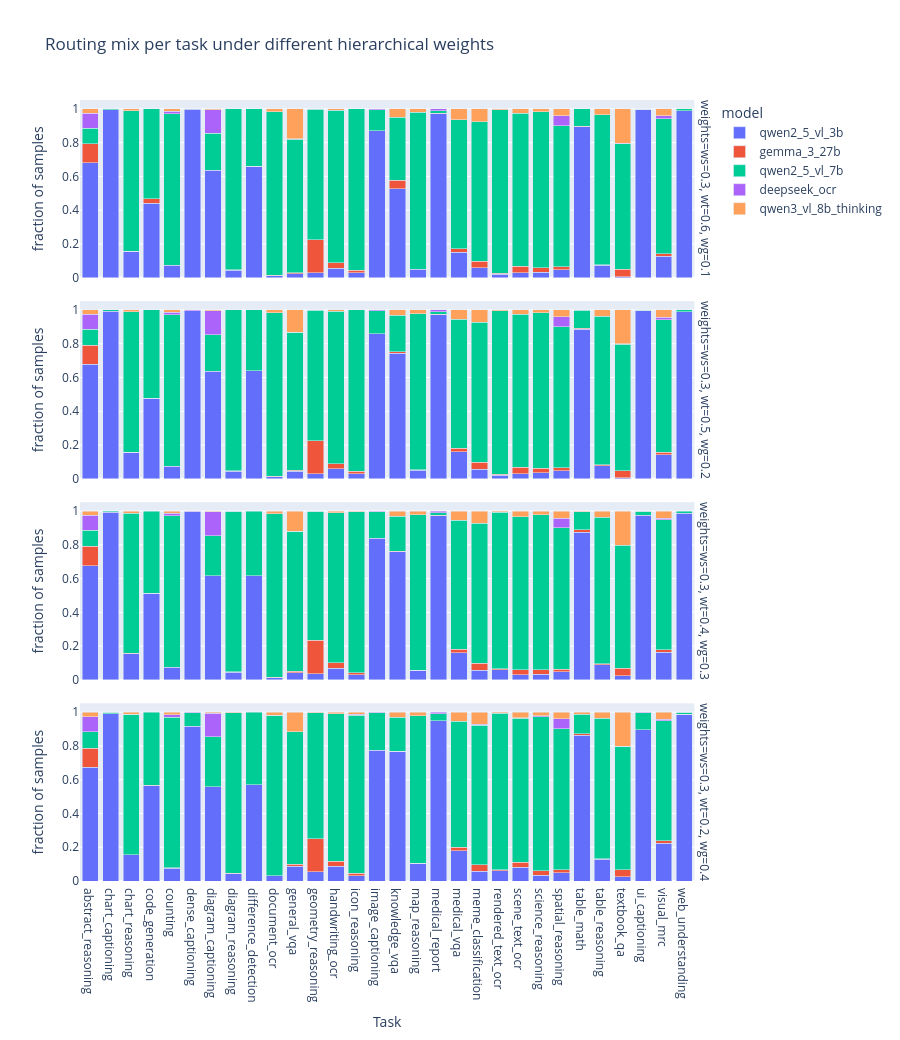

This figure's notebook cell:
### Code cell
# ----- 4. Plot: stacked bars per task, with facets for each weight combo -----
fig = px.bar(
    routing_compare,
    x="router_task",
    y="fraction",
    color="model",
    facet_row="weights",
    barmode="stack",
    title="Routing mix per task under different hierarchical weights",
    labels={"fraction": "fraction of samples", "router_task": "Task"},
)

fig.update_layout(height=max(400, 260 * len(weight_settings)), showlegend=True)
fig.show()

# Optional: table view of the same data
display(routing_compare.head())

### Figure 1 — Plotly figure (JSON) as saved in the notebook; plotly's stock layout.template omitted (floating-point values rounded to 4 significant figures)
{"data": [{"hovertemplate": "model=qwen2_5_vl_3b<br>weights=ws=0.3, wt=0.6, wg=0.1<br>Task=%{x}<br>fraction of samples=%{y}<extra></extra>", "legendgroup": "qwen2_5_vl_3b", "marker": {"color": "#636efa", "pattern": {"shape": ""}}, "name": "qwen2_5_vl_3b", "orientation": "v", "showlegend": true, "textposition": "auto", "type": "bar", "x": ["abstract_reasoning", "chart_captioning", "chart_reasoning", "code_generation", "counting", "dense_captioning", "diagram_captioning", "diagram_reasoning", "difference_detection", "document_ocr", "general_vqa", "geometry_reasoning", "handwriting_ocr", "icon_reasoning", "image_captioning", "knowledge_vqa", "map_reasoning", "medical_report", "medical_vqa", "meme_classification", "rendered_text_ocr", "scene_text_ocr", "science_reasoning", "spatial_reasoning", "table_math", "table_reasoning", "textbook_qa", "ui_captioning", "visual_mrc", "web_understanding"], "xaxis": "x4", "y": [0.6795, 0.9943, 0.1563, 0.4423, 0.07431, 0.9965, 0.6359, 0.04433, 0.6595, 0.01205, 0.02206, 0.02793, 0.05702, 0.02998, 0.8707, 0.5274, 0.04965, 0.9714, 0.1512, 0.05795, 0.02025, 0.02859, 0.03196, 0.04748, 0.8951, 0.07316, 0.005714, 0.9972, 0.1264, 0.9881], "yaxis": "y4"}, {"hovertemplate": "model=qwen2_5_vl_3b<br>weights=ws=0.3, wt=0.5, wg=0.2<br>Task=%{x}<br>fraction of samples=%{y}<extra></extra>", "legendgroup": "qwen2_5_vl_3b", "marker": {"color": "#636efa", "pattern": {"shape": ""}}, "name": "qwen2_5_vl_3b", "orientation": "v", "showlegend": false, "textposition": "auto", "type": "bar", "x": ["abstract_reasoning", "chart_captioning", "chart_reasoning", "code_generation", "counting", "dense_captioning", "diagram_captioning", "diagram_reasoning", "difference_detection", "document_ocr", "general_vqa", "geometry_reasoning", "handwriting_ocr", "icon_reasoning", "image_captioning", "knowledge_vqa", "map_reasoning", "medical_report", "medical_vqa", "meme_classification", "rendered_text_ocr", "scene_text_ocr", "science_reasoning", "spatial_reasoning", "table_math", "table_reasoning", "textbook_qa", "ui_captioning", "visual_mrc", "web_understanding"], "xaxis": "x3", "y": [0.6774, 0.9932, 0.1563, 0.4771, 0.07431, 0.9965, 0.6359, 0.04433, 0.6409, 0.01254, 0.04317, 0.0297, 0.05987, 0.02998, 0.8582, 0.7438, 0.05175, 0.9721, 0.161, 0.05795, 0.02169, 0.0293, 0.0348, 0.04748, 0.887, 0.07825, 0.005714, 0.9943, 0.1415, 0.9881], "yaxis": "y3"}, {"hovertemplate": "model=qwen2_5_vl_3b<br>weights=ws=0.3, wt=0.4, wg=0.3<br>Task=%{x}<br>fraction of samples=%{y}<extra></extra>", "legendgroup": "qwen2_5_vl_3b", "marker": {"color": "#636efa", "pattern": {"shape": ""}}, "name": "qwen2_5_vl_3b", "orientation": "v", "showlegend": false, "textposition": "auto", "type": "bar", "x": ["abstract_reasoning", "chart_captioning", "chart_reasoning", "code_generation", "counting", "dense_captioning", "diagram_captioning", "diagram_reasoning", "difference_detection", "document_ocr", "general_vqa", "geometry_reasoning", "handwriting_ocr", "icon_reasoning", "image_captioning", "knowledge_vqa", "map_reasoning", "medical_report", "medical_vqa", "meme_classification", "rendered_text_ocr", "scene_text_ocr", "science_reasoning", "spatial_reasoning", "table_math", "table_reasoning", "textbook_qa", "ui_captioning", "visual_mrc", "web_understanding"], "xaxis": "x2", "y": [0.6774, 0.9921, 0.1563, 0.5118, 0.07431, 0.9965, 0.6165, 0.04433, 0.618, 0.01302, 0.04365, 0.03723, 0.06985, 0.02998, 0.8388, 0.7601, 0.05594, 0.9735, 0.161, 0.05795, 0.06146, 0.03071, 0.0348, 0.04748, 0.8749, 0.09035, 0.02476, 0.9767, 0.1632, 0.9881], "yaxis": "y2"}, {"hovertemplate": "model=qwen2_5_vl_3b<br>weights=ws=0.3, wt=0.2, wg=0.4<br>Task=%{x}<br>fraction of samples=%{y}<extra></extra>", "legendgroup": "qwen2_5_vl_3b", "marker": {"color": "#636efa", "pattern": {"shape": ""}}, "name": "qwen2_5_vl_3b", "orientation": "v", "showlegend": false, "textposition": "auto", "type": "bar", "x": ["abstract_reasoning", "chart_captioning", "chart_reasoning", "code_generation", "counting", "dense_captioning", "diagram_captioning", "diagram_reasoning", "difference_detection", "document_ocr", "general_vqa", "geometry_reasoning", "handwriting_ocr", "icon_reasoning", "image_captioning", "knowledge_vqa", "map_reasoning", "medical_report", "medical_vqa", "meme_classification", "rendered_text_ocr", "scene_text_ocr", "science_reasoning", "spatial_reasoning", "table_math", "table_reasoning", "textbook_qa", "ui_captioning", "visual_mrc", "web_understanding"], "xaxis": "x", "y": [0.6738, 0.9918, 0.1563, 0.5651, 0.07431, 0.9177, 0.5583, 0.04433, 0.5708, 0.02965, 0.08873, 0.05629, 0.08624, 0.02998, 0.7755, 0.7673, 0.1042, 0.9485, 0.1805, 0.05795, 0.06218, 0.08295, 0.0348, 0.04748, 0.8621, 0.1288, 0.02476, 0.8975, 0.2245, 0.9867], "yaxis": "y"}, {"hovertemplate": "model=gemma_3_27b<br>weights=ws=0.3, wt=0.6, wg=0.1<br>Task=%{x}<br>fraction of samples=%{y}<extra></extra>", "legendgroup": "gemma_3_27b", "marker": {"color": "#EF553B", "pattern": {"shape": ""}}, "name": "gemma_3_27b", "orientation": "v", "showlegend": true, "textposition": "auto", "type": "bar", "x": ["abstract_reasoning", "chart_reasoning", "code_generation", "diagram_reasoning", "difference_detection", "document_ocr", "general_vqa", "geometry_reasoning", "handwriting_ocr", "icon_reasoning", "knowledge_vqa", "medical_report", "medical_vqa", "meme_classification", "rendered_text_ocr", "scene_text_ocr", "science_reasoning", "spatial_reasoning", "table_math", "table_reasoning", "textbook_qa", "visual_mrc"], "xaxis": "x4", "y": [0.1142, 0.0003642, 0.02441, 0.002815, 0.0007153, 0.001205, 0.008153, 0.1968, 0.03065, 0.01356, 0.05125, 0.002146, 0.01951, 0.03958, 0.005061, 0.03953, 0.02628, 0.01646, 0.001777, 0.004031, 0.04286, 0.01516], "yaxis": "y4"}, {"hovertemplate": "model=gemma_3_27b<br>weights=ws=0.3, wt=0.5, wg=0.2<br>Task=%{x}<br>fraction of samples=%{y}<extra></extra>", "legendgroup": "gemma_3_27b", "marker": {"color": "#EF553B", "pattern": {"shape": ""}}, "name": "gemma_3_27b", "orientation": "v", "showlegend": false, "textposition": "auto", "type": "bar", "x": ["abstract_reasoning", "chart_reasoning", "code_generation", "diagram_reasoning", "document_ocr", "general_vqa", "geometry_reasoning", "handwriting_ocr", "icon_reasoning", "knowledge_vqa", "map_reasoning", "medical_report", "medical_vqa", "meme_classification", "rendered_text_ocr", "scene_text_ocr", "science_reasoning", "spatial_reasoning", "table_math", "table_reasoning", "textbook_qa", "visual_mrc"], "xaxis": "x3", "y": [0.1135, 0.0003642, 0.001479, 0.002815, 0.001205, 0.008153, 0.1968, 0.03065, 0.01356, 0.008541, 0.0006993, 0.002146, 0.01951, 0.03958, 0.005061, 0.03918, 0.02628, 0.01646, 0.006043, 0.004268, 0.04286, 0.01516], "yaxis": "y3"}, {"hovertemplate": "model=gemma_3_27b<br>weights=ws=0.3, wt=0.4, wg=0.3<br>Task=%{x}<br>fraction of samples=%{y}<extra></extra>", "legendgroup": "gemma_3_27b", "marker": {"color": "#EF553B", "pattern": {"shape": ""}}, "name": "gemma_3_27b", "orientation": "v", "showlegend": false, "textposition": "auto", "type": "bar", "x": ["abstract_reasoning", "chart_reasoning", "code_generation", "diagram_reasoning", "document_ocr", "general_vqa", "geometry_reasoning", "handwriting_ocr", "icon_reasoning", "knowledge_vqa", "map_reasoning", "medical_report", "medical_vqa", "meme_classification", "rendered_text_ocr", "scene_text_ocr", "science_reasoning", "spatial_reasoning", "table_math", "table_reasoning", "textbook_qa", "visual_mrc"], "xaxis": "x2", "y": [0.1135, 0.0003642, 0.001479, 0.002815, 0.001446, 0.008873, 0.1968, 0.03065, 0.01356, 0.002135, 0.002098, 0.001431, 0.01951, 0.03958, 0.005061, 0.0293, 0.02628, 0.01646, 0.01351, 0.004268, 0.04286, 0.01516], "yaxis": "y2"}, {"hovertemplate": "model=gemma_3_27b<br>weights=ws=0.3, wt=0.2, wg=0.4<br>Task=%{x}<br>fraction of samples=%{y}<extra></extra>", "legendgroup": "gemma_3_27b", "marker": {"color": "#EF553B", "pattern": {"shape": ""}}, "name": "gemma_3_27b", "orientation": "v", "showlegend": false, "textposition": "auto", "type": "bar", "x": ["abstract_reasoning", "chart_reasoning", "code_generation", "counting", "diagram_reasoning", "document_ocr", "general_vqa", "geometry_reasoning", "handwriting_ocr", "icon_reasoning", "knowledge_vqa", "map_reasoning", "medical_report", "medical_vqa", "meme_classification", "rendered_text_ocr", "scene_text_ocr", "science_reasoning", "spatial_reasoning", "table_math", "table_reasoning", "textbook_qa", "visual_mrc", "web_understanding"], "xaxis": "x", "y": [0.1121, 0.0003642, 0.001479, 0.005662, 0.002815, 0.001446, 0.009832, 0.195, 0.02994, 0.01642, 0.002135, 0.002098, 0.001431, 0.01951, 0.03958, 0.005061, 0.02894, 0.02557, 0.01787, 0.009243, 0.004387, 0.04286, 0.01516, 0.0006988], "yaxis": "y"}, {"hovertemplate": "model=qwen2_5_vl_7b<br>weights=ws=0.3, wt=0.6, wg=0.1<br>Task=%{x}<br>fraction of samples=%{y}<extra></extra>", "legendgroup": "qwen2_5_vl_7b", "marker": {"color": "#00cc96", "pattern": {"shape": ""}}, "name": "qwen2_5_vl_7b", "orientation": "v", "showlegend": true, "textposition": "auto", "type": "bar", "x": ["abstract_reasoning", "chart_captioning", "chart_reasoning", "code_generation", "counting", "diagram_captioning", "diagram_reasoning", "difference_detection", "document_ocr", "general_vqa", "geometry_reasoning", "handwriting_ocr", "icon_reasoning", "image_captioning", "knowledge_vqa", "map_reasoning", "medical_report", "medical_vqa", "meme_classification", "rendered_text_ocr", "scene_text_ocr", "science_reasoning", "spatial_reasoning", "table_math", "table_reasoning", "textbook_qa", "ui_captioning", "visual_mrc", "web_understanding"], "xaxis": "x4", "y": [0.09136, 0.005725, 0.8321, 0.5333, 0.8967, 0.2184, 0.9529, 0.3398, 0.9699, 0.7899, 0.7739, 0.9038, 0.9565, 0.1244, 0.373, 0.9294, 0.01431, 0.7659, 0.8276, 0.9682, 0.9058, 0.9261, 0.8371, 0.1031, 0.8871, 0.7448, 0.0007067, 0.8014, 0.01188], "yaxis": "y4"}, {"hovertemplate": "model=qwen2_5_vl_7b<br>weights=ws=0.3, wt=0.5, wg=0.2<br>Task=%{x}<br>fraction of samples=%{y}<extra></extra>", "legendgroup": "qwen2_5_vl_7b", "marker": {"color": "#00cc96", "pattern": {"shape": ""}}, "name": "qwen2_5_vl_7b", "orientation": "v", "showlegend": false, "textposition": "auto", "type": "bar", "x": ["abstract_reasoning", "chart_captioning", "chart_reasoning", "code_generation", "counting", "diagram_captioning", "diagram_reasoning", "difference_detection", "document_ocr", "general_vqa", "geometry_reasoning", "handwriting_ocr", "icon_reasoning", "image_captioning", "knowledge_vqa", "map_reasoning", "medical_report", "medical_vqa", "meme_classification", "rendered_text_ocr", "scene_text_ocr", "science_reasoning", "spatial_reasoning", "table_math", "table_reasoning", "textbook_qa", "ui_captioning", "visual_mrc", "web_understanding"], "xaxis": "x3", "y": [0.09422, 0.006798, 0.8321, 0.5214, 0.8967, 0.2184, 0.9529, 0.3591, 0.9694, 0.8158, 0.7722, 0.9009, 0.9565, 0.1369, 0.2157, 0.9266, 0.01502, 0.7659, 0.8311, 0.9675, 0.9061, 0.9233, 0.8371, 0.1066, 0.8818, 0.7486, 0.003534, 0.7863, 0.01188], "yaxis": "y3"}, {"hovertemplate": "model=qwen2_5_vl_7b<br>weights=ws=0.3, wt=0.4, wg=0.3<br>Task=%{x}<br>fraction of samples=%{y}<extra></extra>", "legendgroup": "qwen2_5_vl_7b", "marker": {"color": "#00cc96", "pattern": {"shape": ""}}, "name": "qwen2_5_vl_7b", "orientation": "v", "showlegend": false, "textposition": "auto", "type": "bar", "x": ["abstract_reasoning", "chart_captioning", "chart_reasoning", "code_generation", "counting", "diagram_captioning", "diagram_reasoning", "difference_detection", "document_ocr", "general_vqa", "geometry_reasoning", "handwriting_ocr", "icon_reasoning", "image_captioning", "knowledge_vqa", "map_reasoning", "medical_report", "medical_vqa", "meme_classification", "rendered_text_ocr", "scene_text_ocr", "science_reasoning", "spatial_reasoning", "table_math", "table_reasoning", "textbook_qa", "ui_captioning", "visual_mrc", "web_understanding"], "xaxis": "x2", "y": [0.09422, 0.007871, 0.8321, 0.4867, 0.8967, 0.2379, 0.9521, 0.382, 0.9689, 0.8266, 0.7646, 0.8909, 0.9522, 0.1564, 0.2071, 0.921, 0.01574, 0.7659, 0.8311, 0.9277, 0.9061, 0.9183, 0.8371, 0.1084, 0.8697, 0.7314, 0.0212, 0.7704, 0.01188], "yaxis": "y2"}, {"hovertemplate": "model=qwen2_5_vl_7b<br>weights=ws=0.3, wt=0.2, wg=0.4<br>Task=%{x}<br>fraction of samples=%{y}<extra></extra>", "legendgroup": "qwen2_5_vl_7b", "marker": {"color": "#00cc96", "pattern": {"shape": ""}}, "name": "qwen2_5_vl_7b", "orientation": "v", "showlegend": false, "textposition": "auto", "type": "bar", "x": ["abstract_reasoning", "chart_captioning", "chart_reasoning", "code_generation", "counting", "dense_captioning", "diagram_captioning", "diagram_reasoning", "difference_detection", "document_ocr", "general_vqa", "geometry_reasoning", "handwriting_ocr", "icon_reasoning", "image_captioning", "knowledge_vqa", "map_reasoning", "medical_report", "medical_vqa", "meme_classification", "rendered_text_ocr", "scene_text_ocr", "science_reasoning", "spatial_reasoning", "table_math", "table_reasoning", "textbook_qa", "ui_captioning", "visual_mrc", "web_understanding"], "xaxis": "x", "y": [0.09779, 0.007871, 0.8317, 0.4334, 0.891, 0.08014, 0.2961, 0.95, 0.4292, 0.9518, 0.7849, 0.7456, 0.8738, 0.9365, 0.2203, 0.2021, 0.8727, 0.04077, 0.7463, 0.8254, 0.927, 0.8521, 0.9134, 0.8369, 0.1162, 0.8312, 0.7305, 0.1004, 0.709, 0.01188], "yaxis": "y"}, {"hovertemplate": "model=deepseek_ocr<br>weights=ws=0.3, wt=0.6, wg=0.1<br>Task=%{x}<br>fraction of samples=%{y}<extra></extra>", "legendgroup": "deepseek_ocr", "marker": {"color": "#ab63fa", "pattern": {"shape": ""}}, "name": "deepseek_ocr", "orientation": "v", "showlegend": true, "textposition": "auto", "type": "bar", "x": ["abstract_reasoning", "counting", "dense_captioning", "diagram_captioning", "general_vqa", "image_captioning", "medical_report", "rendered_text_ocr", "spatial_reasoning", "textbook_qa", "ui_captioning", "visual_mrc"], "xaxis": "x4", "y": [0.08994, 0.01486, 0.003546, 0.1408, 0.001918, 0.004864, 0.01216, 0.0007231, 0.05759, 0.001905, 0.00212, 0.01516], "yaxis": "y4"}, {"hovertemplate": "model=deepseek_ocr<br>weights=ws=0.3, wt=0.5, wg=0.2<br>Task=%{x}<br>fraction of samples=%{y}<extra></extra>", "legendgroup": "deepseek_ocr", "marker": {"color": "#ab63fa", "pattern": {"shape": ""}}, "name": "deepseek_ocr", "orientation": "v", "showlegend": false, "textposition": "auto", "type": "bar", "x": ["abstract_reasoning", "counting", "dense_captioning", "diagram_captioning", "general_vqa", "image_captioning", "medical_report", "spatial_reasoning", "textbook_qa", "ui_captioning", "visual_mrc"], "xaxis": "x3", "y": [0.08994, 0.01486, 0.003546, 0.1408, 0.001679, 0.004864, 0.01073, 0.05759, 0.001905, 0.00212, 0.01516], "yaxis": "y3"}, {"hovertemplate": "model=deepseek_ocr<br>weights=ws=0.3, wt=0.4, wg=0.3<br>Task=%{x}<br>fraction of samples=%{y}<extra></extra>", "legendgroup": "deepseek_ocr", "marker": {"color": "#ab63fa", "pattern": {"shape": ""}}, "name": "deepseek_ocr", "orientation": "v", "showlegend": false, "textposition": "auto", "type": "bar", "x": ["abstract_reasoning", "counting", "dense_captioning", "diagram_captioning", "general_vqa", "image_captioning", "medical_report", "spatial_reasoning", "ui_captioning", "visual_mrc"], "xaxis": "x2", "y": [0.08994, 0.01486, 0.003546, 0.1408, 0.001679, 0.004864, 0.009299, 0.05759, 0.00212, 0.009386], "yaxis": "y2"}, {"hovertemplate": "model=deepseek_ocr<br>weights=ws=0.3, wt=0.2, wg=0.4<br>Task=%{x}<br>fraction of samples=%{y}<extra></extra>", "legendgroup": "deepseek_ocr", "marker": {"color": "#ab63fa", "pattern": {"shape": ""}}, "name": "deepseek_ocr", "orientation": "v", "showlegend": false, "textposition": "auto", "type": "bar", "x": ["abstract_reasoning", "chart_reasoning", "counting", "dense_captioning", "diagram_captioning", "document_ocr", "general_vqa", "icon_reasoning", "image_captioning", "medical_report", "meme_classification", "scene_text_ocr", "science_reasoning", "spatial_reasoning", "textbook_qa", "ui_captioning", "visual_mrc"], "xaxis": "x", "y": [0.08994, 0.0003642, 0.01486, 0.002128, 0.1408, 0.0004822, 0.001918, 0.00571, 0.00417, 0.009299, 0.005654, 0.002118, 0.004972, 0.05783, 0.0009524, 0.00212, 0.009386], "yaxis": "y"}, {"hovertemplate": "model=qwen3_vl_8b_thinking<br>weights=ws=0.3, wt=0.6, wg=0.1<br>Task=%{x}<br>fraction of samples=%{y}<extra></extra>", "legendgroup": "qwen3_vl_8b_thinking", "marker": {"color": "#FFA15A", "pattern": {"shape": ""}}, "name": "qwen3_vl_8b_thinking", "orientation": "v", "showlegend": true, "textposition": "auto", "type": "bar", "x": ["abstract_reasoning", "chart_reasoning", "counting", "diagram_captioning", "document_ocr", "general_vqa", "geometry_reasoning", "handwriting_ocr", "knowledge_vqa", "map_reasoning", "medical_vqa", "meme_classification", "rendered_text_ocr", "scene_text_ocr", "science_reasoning", "spatial_reasoning", "table_reasoning", "textbook_qa", "visual_mrc"], "xaxis": "x4", "y": [0.02498, 0.01129, 0.01415, 0.004854, 0.01688, 0.1779, 0.00133, 0.008553, 0.0484, 0.02098, 0.06341, 0.07491, 0.005785, 0.02612, 0.01562, 0.04137, 0.03569, 0.2048, 0.04188], "yaxis": "y4"}, {"hovertemplate": "model=qwen3_vl_8b_thinking<br>weights=ws=0.3, wt=0.5, wg=0.2<br>Task=%{x}<br>fraction of samples=%{y}<extra></extra>", "legendgroup": "qwen3_vl_8b_thinking", "marker": {"color": "#FFA15A", "pattern": {"shape": ""}}, "name": "qwen3_vl_8b_thinking", "orientation": "v", "showlegend": false, "textposition": "auto", "type": "bar", "x": ["abstract_reasoning", "chart_reasoning", "counting", "diagram_captioning", "document_ocr", "general_vqa", "geometry_reasoning", "handwriting_ocr", "knowledge_vqa", "map_reasoning", "medical_vqa", "meme_classification", "rendered_text_ocr", "scene_text_ocr", "science_reasoning", "spatial_reasoning", "table_math", "table_reasoning", "textbook_qa", "visual_mrc"], "xaxis": "x3", "y": [0.02498, 0.01129, 0.01415, 0.004854, 0.01688, 0.1312, 0.00133, 0.008553, 0.03203, 0.02098, 0.05366, 0.07138, 0.005785, 0.02541, 0.01562, 0.04137, 0.0003555, 0.03569, 0.201, 0.04188], "yaxis": "y3"}, {"hovertemplate": "model=qwen3_vl_8b_thinking<br>weights=ws=0.3, wt=0.4, wg=0.3<br>Task=%{x}<br>fraction of samples=%{y}<extra></extra>", "legendgroup": "qwen3_vl_8b_thinking", "marker": {"color": "#FFA15A", "pattern": {"shape": ""}}, "name": "qwen3_vl_8b_thinking", "orientation": "v", "showlegend": false, "textposition": "auto", "type": "bar", "x": ["abstract_reasoning", "chart_reasoning", "counting", "diagram_captioning", "diagram_reasoning", "document_ocr", "general_vqa", "geometry_reasoning", "handwriting_ocr", "icon_reasoning", "knowledge_vqa", "map_reasoning", "medical_vqa", "meme_classification", "rendered_text_ocr", "scene_text_ocr", "science_reasoning", "spatial_reasoning", "table_math", "table_reasoning", "textbook_qa", "visual_mrc"], "xaxis": "x2", "y": [0.02498, 0.01129, 0.01415, 0.004854, 0.0007037, 0.01663, 0.1192, 0.00133, 0.008553, 0.004283, 0.0306, 0.02098, 0.05366, 0.07138, 0.005785, 0.03389, 0.0206, 0.04137, 0.003199, 0.03569, 0.201, 0.04188], "yaxis": "y2"}, {"hovertemplate": "model=qwen3_vl_8b_thinking<br>weights=ws=0.3, wt=0.2, wg=0.4<br>Task=%{x}<br>fraction of samples=%{y}<extra></extra>", "legendgroup": "qwen3_vl_8b_thinking", "marker": {"color": "#FFA15A", "pattern": {"shape": ""}}, "name": "qwen3_vl_8b_thinking", "orientation": "v", "showlegend": false, "textposition": "auto", "type": "bar", "x": ["abstract_reasoning", "chart_captioning", "chart_reasoning", "counting", "diagram_captioning", "diagram_reasoning", "document_ocr", "general_vqa", "geometry_reasoning", "handwriting_ocr", "icon_reasoning", "knowledge_vqa", "map_reasoning", "medical_vqa", "meme_classification", "rendered_text_ocr", "scene_text_ocr", "science_reasoning", "spatial_reasoning", "table_math", "table_reasoning", "textbook_qa", "visual_mrc", "web_understanding"], "xaxis": "x", "y": [0.02641, 0.0003578, 0.01129, 0.01415, 0.004854, 0.002815, 0.01663, 0.1146, 0.003103, 0.009979, 0.01142, 0.02847, 0.02098, 0.05366, 0.07138, 0.005785, 0.03389, 0.02131, 0.03996, 0.01244, 0.03569, 0.201, 0.04188, 0.0006988], "yaxis": "y"}], "layout": {"annotations": [{"font": {}, "showarrow": false, "text": "weights=ws=0.3, wt=0.2, wg=0.4", "textangle": 90, "x": 0.98, "xanchor": "left", "xref": "paper", "y": 0.1138, "yanchor": "middle", "yref": "paper"}, {"font": {}, "showarrow": false, "text": "weights=ws=0.3, wt=0.4, wg=0.3", "textangle": 90, "x": 0.98, "xanchor": "left", "xref": "paper", "y": 0.3712, "yanchor": "middle", "yref": "paper"}, {"font": {}, "showarrow": false, "text": "weights=ws=0.3, wt=0.5, wg=0.2", "textangle": 90, "x": 0.98, "xanchor": "left", "xref": "paper", "y": 0.6288, "yanchor": "middle", "yref": "paper"}, {"font": {}, "showarrow": false, "text": "weights=ws=0.3, wt=0.6, wg=0.1", "textangle": 90, "x": 0.98, "xanchor": "left", "xref": "paper", "y": 0.8862, "yanchor": "middle", "yref": "paper"}], "barmode": "stack", "height": 1040, "legend": {"title": {"text": "model"}, "tracegroupgap": 0}, "showlegend": true, "title": {"text": "Routing mix per task under different hierarchical weights"}, "xaxis": {"anchor": "y", "domain": [0, 0.98], "title": {"text": "Task"}}, "xaxis2": {"anchor": "y2", "domain": [0, 0.98], "matches": "x", "showticklabels": false}, "xaxis3": {"anchor": "y3", "domain": [0, 0.98], "matches": "x", "showticklabels": false}, "xaxis4": {"anchor": "y4", "domain": [0, 0.98], "matches": "x", "showticklabels": false}, "yaxis": {"anchor": "x", "domain": [0, 0.2275], "title": {"text": "fraction of samples"}}, "yaxis2": {"anchor": "x2", "domain": [0.2575, 0.485], "matches": "y", "title": {"text": "fraction of samples"}}, "yaxis3": {"anchor": "x3", "domain": [0.515, 0.7425], "matches": "y", "title": {"text": "fraction of samples"}}, "yaxis4": {"anchor": "x4", "domain": [0.7725, 1], "matches": "y", "title": {"text": "fraction of samples"}}}}
